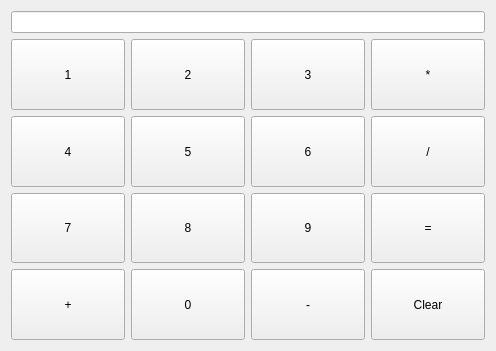
<?xml version="1.0" encoding="UTF-8"?>
<ui version="4.0">
 <class>Form</class>
 <widget class="QWidget" name="Form">
  <property name="geometry">
   <rect>
    <x>0</x>
    <y>0</y>
    <width>496</width>
    <height>351</height>
   </rect>
  </property>
  <property name="windowTitle">
   <string>Form</string>
  </property>
  <layout class="QVBoxLayout" name="verticalLayout">
   <item>
    <widget class="QLineEdit" name="result">
     <property name="readOnly">
      <bool>true</bool>
     </property>
    </widget>
   </item>
   <item>
    <layout class="QGridLayout" name="gridLayout">
     <item row="3" column="1">
      <widget class="QPushButton" name="eight">
       <property name="sizePolicy">
        <sizepolicy hsizetype="Minimum" vsizetype="MinimumExpanding">
         <horstretch>0</horstretch>
         <verstretch>0</verstretch>
        </sizepolicy>
       </property>
       <property name="text">
        <string>8</string>
       </property>
       <property name="shortcut">
        <string>8</string>
       </property>
      </widget>
     </item>
     <item row="3" column="2">
      <widget class="QPushButton" name="nine">
       <property name="sizePolicy">
        <sizepolicy hsizetype="Minimum" vsizetype="MinimumExpanding">
         <horstretch>0</horstretch>
         <verstretch>0</verstretch>
        </sizepolicy>
       </property>
       <property name="text">
        <string>9</string>
       </property>
       <property name="shortcut">
        <string>9</string>
       </property>
      </widget>
     </item>
     <item row="2" column="2">
      <widget class="QPushButton" name="six">
       <property name="sizePolicy">
        <sizepolicy hsizetype="Minimum" vsizetype="MinimumExpanding">
         <horstretch>0</horstretch>
         <verstretch>0</verstretch>
        </sizepolicy>
       </property>
       <property name="text">
        <string>6</string>
       </property>
       <property name="shortcut">
        <string>6</string>
       </property>
      </widget>
     </item>
     <item row="4" column="0">
      <widget class="QPushButton" name="add">
       <property name="sizePolicy">
        <sizepolicy hsizetype="Minimum" vsizetype="MinimumExpanding">
         <horstretch>0</horstretch>
         <verstretch>0</verstretch>
        </sizepolicy>
       </property>
       <property name="text">
        <string>+</string>
       </property>
       <property name="shortcut">
        <string>+</string>
       </property>
      </widget>
     </item>
     <item row="2" column="0">
      <widget class="QPushButton" name="four">
       <property name="sizePolicy">
        <sizepolicy hsizetype="Minimum" vsizetype="MinimumExpanding">
         <horstretch>0</horstretch>
         <verstretch>0</verstretch>
        </sizepolicy>
       </property>
       <property name="text">
        <string>4</string>
       </property>
       <property name="shortcut">
        <string>4</string>
       </property>
      </widget>
     </item>
     <item row="3" column="0">
      <widget class="QPushButton" name="seven">
       <property name="sizePolicy">
        <sizepolicy hsizetype="Minimum" vsizetype="MinimumExpanding">
         <horstretch>0</horstretch>
         <verstretch>0</verstretch>
        </sizepolicy>
       </property>
       <property name="text">
        <string>7</string>
       </property>
       <property name="shortcut">
        <string>7</string>
       </property>
      </widget>
     </item>
     <item row="4" column="1">
      <widget class="QPushButton" name="zero">
       <property name="sizePolicy">
        <sizepolicy hsizetype="Minimum" vsizetype="MinimumExpanding">
         <horstretch>0</horstretch>
         <verstretch>0</verstretch>
        </sizepolicy>
       </property>
       <property name="text">
        <string>0</string>
       </property>
       <property name="shortcut">
        <string>0</string>
       </property>
      </widget>
     </item>
     <item row="4" column="2">
      <widget class="QPushButton" name="subtract">
       <property name="sizePolicy">
        <sizepolicy hsizetype="Minimum" vsizetype="MinimumExpanding">
         <horstretch>0</horstretch>
         <verstretch>0</verstretch>
        </sizepolicy>
       </property>
       <property name="text">
        <string>-</string>
       </property>
       <property name="shortcut">
        <string>-</string>
       </property>
      </widget>
     </item>
     <item row="0" column="0">
      <widget class="QPushButton" name="one">
       <property name="sizePolicy">
        <sizepolicy hsizetype="Minimum" vsizetype="MinimumExpanding">
         <horstretch>0</horstretch>
         <verstretch>0</verstretch>
        </sizepolicy>
       </property>
       <property name="text">
        <string>1</string>
       </property>
       <property name="shortcut">
        <string>1</string>
       </property>
      </widget>
     </item>
     <item row="0" column="1">
      <widget class="QPushButton" name="two">
       <property name="sizePolicy">
        <sizepolicy hsizetype="Minimum" vsizetype="MinimumExpanding">
         <horstretch>0</horstretch>
         <verstretch>0</verstretch>
        </sizepolicy>
       </property>
       <property name="text">
        <string>2</string>
       </property>
       <property name="shortcut">
        <string>2</string>
       </property>
      </widget>
     </item>
     <item row="2" column="1">
      <widget class="QPushButton" name="five">
       <property name="sizePolicy">
        <sizepolicy hsizetype="Minimum" vsizetype="MinimumExpanding">
         <horstretch>0</horstretch>
         <verstretch>0</verstretch>
        </sizepolicy>
       </property>
       <property name="text">
        <string>5</string>
       </property>
       <property name="shortcut">
        <string>5</string>
       </property>
      </widget>
     </item>
     <item row="0" column="2">
      <widget class="QPushButton" name="three">
       <property name="sizePolicy">
        <sizepolicy hsizetype="Minimum" vsizetype="MinimumExpanding">
         <horstretch>0</horstretch>
         <verstretch>0</verstretch>
        </sizepolicy>
       </property>
       <property name="text">
        <string>3</string>
       </property>
       <property name="shortcut">
        <string>3</string>
       </property>
      </widget>
     </item>
     <item row="0" column="3">
      <widget class="QPushButton" name="mult">
       <property name="sizePolicy">
        <sizepolicy hsizetype="Minimum" vsizetype="MinimumExpanding">
         <horstretch>0</horstretch>
         <verstretch>0</verstretch>
        </sizepolicy>
       </property>
       <property name="text">
        <string>*</string>
       </property>
       <property name="shortcut">
        <string>*</string>
       </property>
      </widget>
     </item>
     <item row="2" column="3">
      <widget class="QPushButton" name="div">
       <property name="sizePolicy">
        <sizepolicy hsizetype="Minimum" vsizetype="MinimumExpanding">
         <horstretch>0</horstretch>
         <verstretch>0</verstretch>
        </sizepolicy>
       </property>
       <property name="text">
        <string>/</string>
       </property>
       <property name="shortcut">
        <string>/</string>
       </property>
      </widget>
     </item>
     <item row="3" column="3">
      <widget class="QPushButton" name="equalTo">
       <property name="sizePolicy">
        <sizepolicy hsizetype="Minimum" vsizetype="MinimumExpanding">
         <horstretch>0</horstretch>
         <verstretch>0</verstretch>
        </sizepolicy>
       </property>
       <property name="text">
        <string>=</string>
       </property>
       <property name="shortcut">
        <string>Return</string>
       </property>
      </widget>
     </item>
     <item row="4" column="3">
      <widget class="QPushButton" name="clear">
       <property name="sizePolicy">
        <sizepolicy hsizetype="Minimum" vsizetype="MinimumExpanding">
         <horstretch>0</horstretch>
         <verstretch>0</verstretch>
        </sizepolicy>
       </property>
       <property name="text">
        <string>Clear</string>
       </property>
       <property name="shortcut">
        <string>Backspace</string>
       </property>
      </widget>
     </item>
    </layout>
   </item>
  </layout>
 </widget>
 <resources/>
 <connections/>
</ui>
